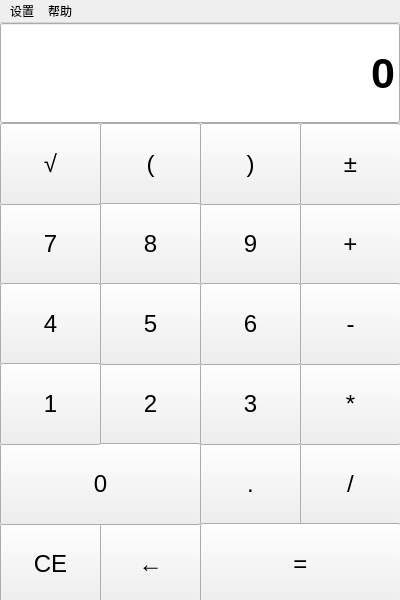
<?xml version="1.0" encoding="UTF-8"?>
<ui version="4.0">
 <class>MainWindow</class>
 <widget class="QMainWindow" name="MainWindow">
  <property name="geometry">
   <rect>
    <x>0</x>
    <y>0</y>
    <width>400</width>
    <height>600</height>
   </rect>
  </property>
  <property name="windowTitle">
   <string>MainWindow</string>
  </property>
  <widget class="QWidget" name="centralwidget">
   <widget class="QLineEdit" name="lineEdit">
    <property name="geometry">
     <rect>
      <x>0</x>
      <y>0</y>
      <width>400</width>
      <height>100</height>
     </rect>
    </property>
    <property name="font">
     <font>
      <pointsize>32</pointsize>
      <weight>75</weight>
      <bold>true</bold>
     </font>
    </property>
    <property name="layoutDirection">
     <enum>Qt::LeftToRight</enum>
    </property>
    <property name="styleSheet">
     <string notr="true"/>
    </property>
    <property name="text">
     <string>0</string>
    </property>
    <property name="alignment">
     <set>Qt::AlignRight|Qt::AlignTrailing|Qt::AlignVCenter</set>
    </property>
   </widget>
   <widget class="QPushButton" name="Clear">
    <property name="geometry">
     <rect>
      <x>0</x>
      <y>500</y>
      <width>101</width>
      <height>82</height>
     </rect>
    </property>
    <property name="font">
     <font>
      <pointsize>18</pointsize>
     </font>
    </property>
    <property name="text">
     <string>CE</string>
    </property>
    <property name="iconSize">
     <size>
      <width>16</width>
      <height>16</height>
     </size>
    </property>
   </widget>
   <widget class="QPushButton" name="Num7">
    <property name="geometry">
     <rect>
      <x>0</x>
      <y>180</y>
      <width>101</width>
      <height>82</height>
     </rect>
    </property>
    <property name="font">
     <font>
      <pointsize>18</pointsize>
     </font>
    </property>
    <property name="text">
     <string>7</string>
    </property>
    <property name="iconSize">
     <size>
      <width>16</width>
      <height>16</height>
     </size>
    </property>
   </widget>
   <widget class="QPushButton" name="Num4">
    <property name="geometry">
     <rect>
      <x>0</x>
      <y>260</y>
      <width>101</width>
      <height>82</height>
     </rect>
    </property>
    <property name="font">
     <font>
      <pointsize>18</pointsize>
     </font>
    </property>
    <property name="text">
     <string>4</string>
    </property>
    <property name="iconSize">
     <size>
      <width>16</width>
      <height>16</height>
     </size>
    </property>
   </widget>
   <widget class="QPushButton" name="Num2">
    <property name="geometry">
     <rect>
      <x>100</x>
      <y>340</y>
      <width>101</width>
      <height>82</height>
     </rect>
    </property>
    <property name="font">
     <font>
      <pointsize>18</pointsize>
     </font>
    </property>
    <property name="text">
     <string>2</string>
    </property>
    <property name="iconSize">
     <size>
      <width>16</width>
      <height>16</height>
     </size>
    </property>
   </widget>
   <widget class="QPushButton" name="Dot">
    <property name="geometry">
     <rect>
      <x>200</x>
      <y>420</y>
      <width>101</width>
      <height>82</height>
     </rect>
    </property>
    <property name="font">
     <font>
      <pointsize>18</pointsize>
     </font>
    </property>
    <property name="text">
     <string>.</string>
    </property>
    <property name="iconSize">
     <size>
      <width>16</width>
      <height>16</height>
     </size>
    </property>
   </widget>
   <widget class="QPushButton" name="Del">
    <property name="geometry">
     <rect>
      <x>100</x>
      <y>500</y>
      <width>101</width>
      <height>82</height>
     </rect>
    </property>
    <property name="font">
     <font>
      <pointsize>18</pointsize>
     </font>
    </property>
    <property name="text">
     <string>←</string>
    </property>
    <property name="iconSize">
     <size>
      <width>16</width>
      <height>16</height>
     </size>
    </property>
   </widget>
   <widget class="QPushButton" name="Div">
    <property name="geometry">
     <rect>
      <x>300</x>
      <y>420</y>
      <width>101</width>
      <height>82</height>
     </rect>
    </property>
    <property name="font">
     <font>
      <pointsize>18</pointsize>
     </font>
    </property>
    <property name="text">
     <string>/</string>
    </property>
    <property name="iconSize">
     <size>
      <width>16</width>
      <height>16</height>
     </size>
    </property>
   </widget>
   <widget class="QPushButton" name="Left">
    <property name="geometry">
     <rect>
      <x>100</x>
      <y>100</y>
      <width>101</width>
      <height>82</height>
     </rect>
    </property>
    <property name="font">
     <font>
      <pointsize>18</pointsize>
     </font>
    </property>
    <property name="text">
     <string>(</string>
    </property>
    <property name="iconSize">
     <size>
      <width>16</width>
      <height>16</height>
     </size>
    </property>
   </widget>
   <widget class="QPushButton" name="Num9">
    <property name="geometry">
     <rect>
      <x>200</x>
      <y>180</y>
      <width>101</width>
      <height>82</height>
     </rect>
    </property>
    <property name="font">
     <font>
      <pointsize>18</pointsize>
     </font>
    </property>
    <property name="text">
     <string>9</string>
    </property>
    <property name="iconSize">
     <size>
      <width>16</width>
      <height>16</height>
     </size>
    </property>
   </widget>
   <widget class="QPushButton" name="Sum">
    <property name="geometry">
     <rect>
      <x>300</x>
      <y>180</y>
      <width>101</width>
      <height>82</height>
     </rect>
    </property>
    <property name="font">
     <font>
      <pointsize>18</pointsize>
     </font>
    </property>
    <property name="text">
     <string>+</string>
    </property>
    <property name="iconSize">
     <size>
      <width>16</width>
      <height>16</height>
     </size>
    </property>
   </widget>
   <widget class="QPushButton" name="Equal">
    <property name="geometry">
     <rect>
      <x>200</x>
      <y>500</y>
      <width>201</width>
      <height>82</height>
     </rect>
    </property>
    <property name="font">
     <font>
      <pointsize>18</pointsize>
     </font>
    </property>
    <property name="text">
     <string>=</string>
    </property>
    <property name="iconSize">
     <size>
      <width>16</width>
      <height>16</height>
     </size>
    </property>
   </widget>
   <widget class="QPushButton" name="Num8">
    <property name="geometry">
     <rect>
      <x>100</x>
      <y>180</y>
      <width>101</width>
      <height>82</height>
     </rect>
    </property>
    <property name="font">
     <font>
      <pointsize>18</pointsize>
     </font>
    </property>
    <property name="text">
     <string>8</string>
    </property>
    <property name="iconSize">
     <size>
      <width>16</width>
      <height>16</height>
     </size>
    </property>
   </widget>
   <widget class="QPushButton" name="Num0">
    <property name="geometry">
     <rect>
      <x>0</x>
      <y>420</y>
      <width>201</width>
      <height>82</height>
     </rect>
    </property>
    <property name="font">
     <font>
      <pointsize>18</pointsize>
     </font>
    </property>
    <property name="text">
     <string>0</string>
    </property>
    <property name="iconSize">
     <size>
      <width>16</width>
      <height>16</height>
     </size>
    </property>
   </widget>
   <widget class="QPushButton" name="Num5">
    <property name="geometry">
     <rect>
      <x>100</x>
      <y>260</y>
      <width>101</width>
      <height>82</height>
     </rect>
    </property>
    <property name="font">
     <font>
      <pointsize>18</pointsize>
     </font>
    </property>
    <property name="text">
     <string>5</string>
    </property>
    <property name="iconSize">
     <size>
      <width>16</width>
      <height>16</height>
     </size>
    </property>
   </widget>
   <widget class="QPushButton" name="Num1">
    <property name="geometry">
     <rect>
      <x>0</x>
      <y>340</y>
      <width>101</width>
      <height>82</height>
     </rect>
    </property>
    <property name="font">
     <font>
      <pointsize>18</pointsize>
     </font>
    </property>
    <property name="text">
     <string>1</string>
    </property>
    <property name="iconSize">
     <size>
      <width>16</width>
      <height>16</height>
     </size>
    </property>
   </widget>
   <widget class="QPushButton" name="Right">
    <property name="geometry">
     <rect>
      <x>200</x>
      <y>100</y>
      <width>101</width>
      <height>82</height>
     </rect>
    </property>
    <property name="font">
     <font>
      <pointsize>18</pointsize>
     </font>
    </property>
    <property name="text">
     <string>)</string>
    </property>
    <property name="iconSize">
     <size>
      <width>16</width>
      <height>16</height>
     </size>
    </property>
   </widget>
   <widget class="QPushButton" name="Oppnums">
    <property name="geometry">
     <rect>
      <x>300</x>
      <y>100</y>
      <width>101</width>
      <height>82</height>
     </rect>
    </property>
    <property name="font">
     <font>
      <pointsize>18</pointsize>
     </font>
    </property>
    <property name="styleSheet">
     <string notr="true"/>
    </property>
    <property name="text">
     <string>±</string>
    </property>
    <property name="iconSize">
     <size>
      <width>16</width>
      <height>16</height>
     </size>
    </property>
   </widget>
   <widget class="QPushButton" name="Radical">
    <property name="geometry">
     <rect>
      <x>0</x>
      <y>100</y>
      <width>101</width>
      <height>82</height>
     </rect>
    </property>
    <property name="font">
     <font>
      <pointsize>18</pointsize>
     </font>
    </property>
    <property name="text">
     <string>√</string>
    </property>
    <property name="iconSize">
     <size>
      <width>16</width>
      <height>16</height>
     </size>
    </property>
   </widget>
   <widget class="QPushButton" name="Num3">
    <property name="geometry">
     <rect>
      <x>200</x>
      <y>340</y>
      <width>101</width>
      <height>82</height>
     </rect>
    </property>
    <property name="font">
     <font>
      <pointsize>18</pointsize>
     </font>
    </property>
    <property name="text">
     <string>3</string>
    </property>
    <property name="iconSize">
     <size>
      <width>16</width>
      <height>16</height>
     </size>
    </property>
   </widget>
   <widget class="QPushButton" name="Num6">
    <property name="geometry">
     <rect>
      <x>200</x>
      <y>260</y>
      <width>101</width>
      <height>82</height>
     </rect>
    </property>
    <property name="font">
     <font>
      <pointsize>18</pointsize>
     </font>
    </property>
    <property name="text">
     <string>6</string>
    </property>
    <property name="iconSize">
     <size>
      <width>16</width>
      <height>16</height>
     </size>
    </property>
   </widget>
   <widget class="QPushButton" name="Mul">
    <property name="geometry">
     <rect>
      <x>300</x>
      <y>340</y>
      <width>101</width>
      <height>82</height>
     </rect>
    </property>
    <property name="font">
     <font>
      <pointsize>18</pointsize>
     </font>
    </property>
    <property name="text">
     <string>*</string>
    </property>
    <property name="iconSize">
     <size>
      <width>16</width>
      <height>16</height>
     </size>
    </property>
   </widget>
   <widget class="QPushButton" name="Sub">
    <property name="geometry">
     <rect>
      <x>300</x>
      <y>260</y>
      <width>101</width>
      <height>82</height>
     </rect>
    </property>
    <property name="font">
     <font>
      <pointsize>18</pointsize>
     </font>
    </property>
    <property name="text">
     <string>-</string>
    </property>
    <property name="iconSize">
     <size>
      <width>16</width>
      <height>16</height>
     </size>
    </property>
   </widget>
  </widget>
  <widget class="QMenuBar" name="menubar">
   <property name="geometry">
    <rect>
     <x>0</x>
     <y>0</y>
     <width>400</width>
     <height>26</height>
    </rect>
   </property>
   <widget class="QMenu" name="menu">
    <property name="title">
     <string>设置</string>
    </property>
    <addaction name="color"/>
    <addaction name="separator"/>
    <addaction name="font"/>
    <addaction name="separator"/>
   </widget>
   <widget class="QMenu" name="menu_2">
    <property name="title">
     <string>帮助</string>
    </property>
    <addaction name="kaifa"/>
    <addaction name="separator"/>
    <addaction name="version"/>
   </widget>
   <addaction name="menu"/>
   <addaction name="menu_2"/>
  </widget>
  <action name="color">
   <property name="text">
    <string>颜色</string>
   </property>
  </action>
  <action name="font">
   <property name="text">
    <string>字体</string>
   </property>
  </action>
  <action name="kaifa">
   <property name="text">
    <string>开发人员</string>
   </property>
  </action>
  <action name="version">
   <property name="text">
    <string>版本说明</string>
   </property>
  </action>
 </widget>
 <resources/>
 <connections/>
</ui>
